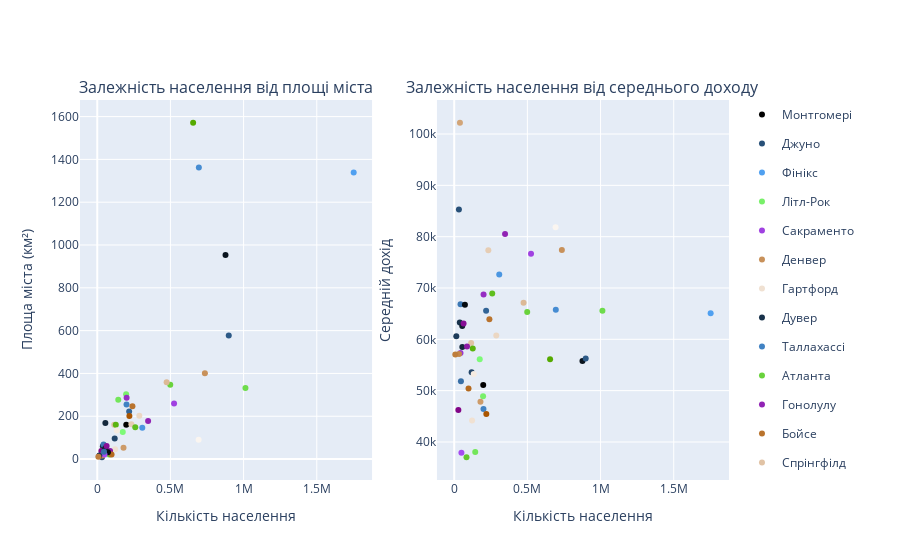

Source (notebook cell):
### Code cell
# Помістив графіки на один малюнок

# вибираємо міста для легенди
cities = data['Столиця'].unique()

# створюємо словник з кольорами для кожного міста
color_map = {city: f"rgb({i * 40 % 255}, {i * 80 % 255}, {i * 120 % 255})" for i, city in enumerate(cities)}

fig = make_subplots(rows=1, cols=2, subplot_titles=('Залежність населення від площі міста', 'Залежність населення від середнього доходу'))
fig.update_xaxes(title_text='Кількість населення', row=1, col=1)
fig.update_yaxes(title_text='Площа міста (км²)', row=1, col=1)
fig.update_xaxes(title_text='Кількість населення', row=1, col=2)
fig.update_yaxes(title_text='Середній дохід', row=1, col=2)

# Додаємо графік для площі території
for i, city in enumerate(cities):
    fig.add_trace(
        go.Scatter(
            x=data.loc[data['Столиця']==city, 'Населення'],
            y=data.loc[data['Столиця']==city, 'Площа території км.кв.'],
            mode='markers',
            name=city,
            marker_color=color_map[city],
            legendgroup=city,
            showlegend=True,
        ),
        row=1,
        col=1
    )

# Додаємо графік для середнього доходу
for i, city in enumerate(cities):
    fig.add_trace(
        go.Scatter(
            x=data.loc[data['Столиця']==city, 'Населення'],
            y=data.loc[data['Столиця']==city, 'Дохід на душу населення $ на рік'],
            mode='markers',
            name=city,
            marker_color=color_map[city],
            legendgroup=city,
            showlegend=False,
        ),
        row=1,
        col=2
    )

# Функція для легенди, щоб при натисканні були зміни на обох графіках
def update_visibility(trace, visible):
    for i in range(len(fig['data'])):
        if trace['legendgroup'] == fig['data'][i]['legendgroup']:
            fig['data'][i]['visible'] = visible

for i in range(len(fig['data'])):
    fig.data[i].on_click(update_visibility)

fig.show()

### Figure 1 — Plotly figure (JSON) as saved in the notebook; plotly's stock layout.template omitted (floating-point values rounded to 4 significant figures)
{"data": [{"legendgroup": "Монтгомері", "marker": {"color": "rgb(0, 0, 0)"}, "mode": "markers", "name": "Монтгомері", "showlegend": true, "type": "scatter", "x": [198218], "xaxis": "x", "y": [160.4], "yaxis": "y"}, {"legendgroup": "Джуно", "marker": {"color": "rgb(40, 80, 120)"}, "mode": "markers", "name": "Джуно", "showlegend": true, "type": "scatter", "x": [32113], "xaxis": "x", "y": [8.43], "yaxis": "y"}, {"legendgroup": "Фінікс", "marker": {"color": "rgb(80, 160, 240)"}, "mode": "markers", "name": "Фінікс", "showlegend": true, "type": "scatter", "x": [1752316], "xaxis": "x", "y": [1338.0], "yaxis": "y"}, {"legendgroup": "Літл-Рок", "marker": {"color": "rgb(120, 240, 105)"}, "mode": "markers", "name": "Літл-Рок", "showlegend": true, "type": "scatter", "x": [197312], "xaxis": "x", "y": [303.3], "yaxis": "y"}, {"legendgroup": "Сакраменто", "marker": {"color": "rgb(160, 65, 225)"}, "mode": "markers", "name": "Сакраменто", "showlegend": true, "type": "scatter", "x": [524943], "xaxis": "x", "y": [259.3], "yaxis": "y"}, {"legendgroup": "Денвер", "marker": {"color": "rgb(200, 145, 90)"}, "mode": "markers", "name": "Денвер", "showlegend": true, "type": "scatter", "x": [735538], "xaxis": "x", "y": [401.3], "yaxis": "y"}, {"legendgroup": "Гартфорд", "marker": {"color": "rgb(240, 225, 210)"}, "mode": "markers", "name": "Гартфорд", "showlegend": true, "type": "scatter", "x": [122105], "xaxis": "x", "y": [46.25], "yaxis": "y"}, {"legendgroup": "Дувер", "marker": {"color": "rgb(25, 50, 75)"}, "mode": "markers", "name": "Дувер", "showlegend": true, "type": "scatter", "x": [38142], "xaxis": "x", "y": [60.03], "yaxis": "y"}, {"legendgroup": "Таллахассі", "marker": {"color": "rgb(65, 130, 195)"}, "mode": "markers", "name": "Таллахассі", "showlegend": true, "type": "scatter", "x": [199926], "xaxis": "x", "y": [254.5], "yaxis": "y"}, {"legendgroup": "Атланта", "marker": {"color": "rgb(105, 210, 60)"}, "mode": "markers", "name": "Атланта", "showlegend": true, "type": "scatter", "x": [498715], "xaxis": "x", "y": [347.1], "yaxis": "y"}, {"legendgroup": "Гонолулу", "marker": {"color": "rgb(145, 35, 180)"}, "mode": "markers", "name": "Гонолулу", "showlegend": true, "type": "scatter", "x": [347397], "xaxis": "x", "y": [177.2], "yaxis": "y"}, {"legendgroup": "Бойсе", "marker": {"color": "rgb(185, 115, 45)"}, "mode": "markers", "name": "Бойсе", "showlegend": true, "type": "scatter", "x": [240380], "xaxis": "x", "y": [247.1], "yaxis": "y"}, {"legendgroup": "Спрінгфілд", "marker": {"color": "rgb(225, 195, 165)"}, "mode": "markers", "name": "Спрінгфілд", "showlegend": true, "type": "scatter", "x": [115715], "xaxis": "x", "y": [160.0], "yaxis": "y"}, {"legendgroup": "Індіанаполіс", "marker": {"color": "rgb(10, 20, 30)"}, "mode": "markers", "name": "Індіанаполіс", "showlegend": true, "type": "scatter", "x": [876384], "xaxis": "x", "y": [953.2], "yaxis": "y"}, {"legendgroup": "Де-Мойн", "marker": {"color": "rgb(50, 100, 150)"}, "mode": "markers", "name": "Де-Мойн", "showlegend": true, "type": "scatter", "x": [217891], "xaxis": "x", "y": [222.4], "yaxis": "y"}, {"legendgroup": "Топіка", "marker": {"color": "rgb(90, 180, 15)"}, "mode": "markers", "name": "Топіка", "showlegend": true, "type": "scatter", "x": [126587], "xaxis": "x", "y": [159.8], "yaxis": "y"}, {"legendgroup": "Франкфорт", "marker": {"color": "rgb(130, 5, 135)"}, "mode": "markers", "name": "Франкфорт", "showlegend": true, "type": "scatter", "x": [28283], "xaxis": "x", "y": [37.31], "yaxis": "y"}, {"legendgroup": "Батон-Руж", "marker": {"color": "rgb(170, 85, 0)"}, "mode": "markers", "name": "Батон-Руж", "showlegend": true, "type": "scatter", "x": [219531], "xaxis": "x", "y": [200.9], "yaxis": "y"}, {"legendgroup": "Аннаполіс", "marker": {"color": "rgb(210, 165, 120)"}, "mode": "markers", "name": "Аннаполіс", "showlegend": true, "type": "scatter", "x": [39139], "xaxis": "x", "y": [19.12], "yaxis": "y"}, {"legendgroup": "Бостон", "marker": {"color": "rgb(250, 245, 240)"}, "mode": "markers", "name": "Бостон", "showlegend": true, "type": "scatter", "x": [692600], "xaxis": "x", "y": [89.63], "yaxis": "y"}, {"legendgroup": "Лансінг", "marker": {"color": "rgb(35, 70, 105)"}, "mode": "markers", "name": "Лансінг", "showlegend": true, "type": "scatter", "x": [119128], "xaxis": "x", "y": [95.68], "yaxis": "y"}, {"legendgroup": "Сент-Пол", "marker": {"color": "rgb(75, 150, 225)"}, "mode": "markers", "name": "Сент-Пол", "showlegend": true, "type": "scatter", "x": [307695], "xaxis": "x", "y": [146.0], "yaxis": "y"}, {"legendgroup": "Джексон", "marker": {"color": "rgb(115, 230, 90)"}, "mode": "markers", "name": "Джексон", "showlegend": true, "type": "scatter", "x": [143617], "xaxis": "x", "y": [276.7], "yaxis": "y"}, {"legendgroup": "Джефферсон-Сіті", "marker": {"color": "rgb(155, 55, 210)"}, "mode": "markers", "name": "Джефферсон-Сіті", "showlegend": true, "type": "scatter", "x": [43079], "xaxis": "x", "y": [27.28], "yaxis": "y"}, {"legendgroup": "Гелена", "marker": {"color": "rgb(195, 135, 75)"}, "mode": "markers", "name": "Гелена", "showlegend": true, "type": "scatter", "x": [33188], "xaxis": "x", "y": [16.47], "yaxis": "y"}, {"legendgroup": "Лінкольн", "marker": {"color": "rgb(235, 215, 195)"}, "mode": "markers", "name": "Лінкольн", "showlegend": true, "type": "scatter", "x": [287401], "xaxis": "x", "y": [202.7], "yaxis": "y"}, {"legendgroup": "Карсон-Сіті", "marker": {"color": "rgb(20, 40, 60)"}, "mode": "markers", "name": "Карсон-Сіті", "showlegend": true, "type": "scatter", "x": [55414], "xaxis": "x", "y": [168.7], "yaxis": "y"}, {"legendgroup": "Конкорд", "marker": {"color": "rgb(60, 120, 180)"}, "mode": "markers", "name": "Конкорд", "showlegend": true, "type": "scatter", "x": [43167], "xaxis": "x", "y": [67.53], "yaxis": "y"}, {"legendgroup": "Трентон", "marker": {"color": "rgb(100, 200, 45)"}, "mode": "markers", "name": "Трентон", "showlegend": true, "type": "scatter", "x": [83974], "xaxis": "x", "y": [21.15], "yaxis": "y"}, {"legendgroup": "Санта-Фе", "marker": {"color": "rgb(140, 25, 165)"}, "mode": "markers", "name": "Санта-Фе", "showlegend": true, "type": "scatter", "x": [87521], "xaxis": "x", "y": [37.97], "yaxis": "y"}, {"legendgroup": "Албані", "marker": {"color": "rgb(180, 105, 30)"}, "mode": "markers", "name": "Албані", "showlegend": true, "type": "scatter", "x": [97856], "xaxis": "x", "y": [21.86], "yaxis": "y"}, {"legendgroup": "Ролі", "marker": {"color": "rgb(220, 185, 150)"}, "mode": "markers", "name": "Ролі", "showlegend": true, "type": "scatter", "x": [474069], "xaxis": "x", "y": [359.4], "yaxis": "y"}, {"legendgroup": "Бісмарк", "marker": {"color": "rgb(5, 10, 15)"}, "mode": "markers", "name": "Бісмарк", "showlegend": true, "type": "scatter", "x": [73112], "xaxis": "x", "y": [31.22], "yaxis": "y"}, {"legendgroup": "Колумбус", "marker": {"color": "rgb(45, 90, 135)"}, "mode": "markers", "name": "Колумбус", "showlegend": true, "type": "scatter", "x": [898553], "xaxis": "x", "y": [577.0], "yaxis": "y"}, {"legendgroup": "Оклахома-Сіті", "marker": {"color": "rgb(85, 170, 0)"}, "mode": "markers", "name": "Оклахома-Сіті", "showlegend": true, "type": "scatter", "x": [655057], "xaxis": "x", "y": [1571.0], "yaxis": "y"}, {"legendgroup": "Сейлем", "marker": {"color": "rgb(125, 250, 120)"}, "mode": "markers", "name": "Сейлем", "showlegend": true, "type": "scatter", "x": [174365], "xaxis": "x", "y": [126.0], "yaxis": "y"}, {"legendgroup": "Гаррісбург", "marker": {"color": "rgb(165, 75, 240)"}, "mode": "markers", "name": "Гаррісбург", "showlegend": true, "type": "scatter", "x": [49229], "xaxis": "x", "y": [21.76], "yaxis": "y"}, {"legendgroup": "Провіденс", "marker": {"color": "rgb(205, 155, 105)"}, "mode": "markers", "name": "Провіденс", "showlegend": true, "type": "scatter", "x": [179335], "xaxis": "x", "y": [53.13], "yaxis": "y"}, {"legendgroup": "Колумбія", "marker": {"color": "rgb(245, 235, 225)"}, "mode": "markers", "name": "Колумбія", "showlegend": true, "type": "scatter", "x": [133273], "xaxis": "x", "y": [133.1], "yaxis": "y"}, {"legendgroup": "П'єр", "marker": {"color": "rgb(30, 60, 90)"}, "mode": "markers", "name": "П'єр", "showlegend": true, "type": "scatter", "x": [14177], "xaxis": "x", "y": [17.07], "yaxis": "y"}, {"legendgroup": "Нешвілл", "marker": {"color": "rgb(70, 140, 210)"}, "mode": "markers", "name": "Нешвілл", "showlegend": true, "type": "scatter", "x": [694144], "xaxis": "x", "y": [1362.0], "yaxis": "y"}, {"legendgroup": "Остін", "marker": {"color": "rgb(110, 220, 75)"}, "mode": "markers", "name": "Остін", "showlegend": true, "type": "scatter", "x": [1012695], "xaxis": "x", "y": [332.2], "yaxis": "y"}, {"legendgroup": "Солт-Лейк-Сіті", "marker": {"color": "rgb(150, 45, 195)"}, "mode": "markers", "name": "Солт-Лейк-Сіті", "showlegend": true, "type": "scatter", "x": [200567], "xaxis": "x", "y": [285.9], "yaxis": "y"}, {"legendgroup": "Монтпельєр", "marker": {"color": "rgb(190, 125, 60)"}, "mode": "markers", "name": "Монтпельєр", "showlegend": true, "type": "scatter", "x": [7436], "xaxis": "x", "y": [10.33], "yaxis": "y"}, {"legendgroup": "Річмонд", "marker": {"color": "rgb(230, 205, 180)"}, "mode": "markers", "name": "Річмонд", "showlegend": true, "type": "scatter", "x": [233170], "xaxis": "x", "y": [162.1], "yaxis": "y"}, {"legendgroup": "Олімпія", "marker": {"color": "rgb(15, 30, 45)"}, "mode": "markers", "name": "Олімпія", "showlegend": true, "type": "scatter", "x": [54905], "xaxis": "x", "y": [50.67], "yaxis": "y"}, {"legendgroup": "Чарлстон", "marker": {"color": "rgb(55, 110, 165)"}, "mode": "markers", "name": "Чарлстон", "showlegend": true, "type": "scatter", "x": [45879], "xaxis": "x", "y": [33.87], "yaxis": "y"}, {"legendgroup": "Медісон", "marker": {"color": "rgb(95, 190, 30)"}, "mode": "markers", "name": "Медісон", "showlegend": true, "type": "scatter", "x": [259680], "xaxis": "x", "y": [148.6], "yaxis": "y"}, {"legendgroup": "Шайєнн", "marker": {"color": "rgb(135, 15, 150)"}, "mode": "markers", "name": "Шайєнн", "showlegend": true, "type": "scatter", "x": [64019], "xaxis": "x", "y": [61.56], "yaxis": "y"}, {"legendgroup": "Монтгомері", "marker": {"color": "rgb(0, 0, 0)"}, "mode": "markers", "name": "Монтгомері", "showlegend": false, "type": "scatter", "x": [198218], "xaxis": "x2", "y": [51113], "yaxis": "y2"}, {"legendgroup": "Джуно", "marker": {"color": "rgb(40, 80, 120)"}, "mode": "markers", "name": "Джуно", "showlegend": false, "type": "scatter", "x": [32113], "xaxis": "x2", "y": [85296], "yaxis": "y2"}, {"legendgroup": "Фінікс", "marker": {"color": "rgb(80, 160, 240)"}, "mode": "markers", "name": "Фінікс", "showlegend": false, "type": "scatter", "x": [1752316], "xaxis": "x2", "y": [65057], "yaxis": "y2"}, {"legendgroup": "Літл-Рок", "marker": {"color": "rgb(120, 240, 105)"}, "mode": "markers", "name": "Літл-Рок", "showlegend": false, "type": "scatter", "x": [197312], "xaxis": "x2", "y": [48892], "yaxis": "y2"}, {"legendgroup": "Сакраменто", "marker": {"color": "rgb(160, 65, 225)"}, "mode": "markers", "name": "Сакраменто", "showlegend": false, "type": "scatter", "x": [524943], "xaxis": "x2", "y": [76662], "yaxis": "y2"}, {"legendgroup": "Денвер", "marker": {"color": "rgb(200, 145, 90)"}, "mode": "markers", "name": "Денвер", "showlegend": false, "type": "scatter", "x": [735538], "xaxis": "x2", "y": [77398], "yaxis": "y2"}, {"legendgroup": "Гартфорд", "marker": {"color": "rgb(240, 225, 210)"}, "mode": "markers", "name": "Гартфорд", "showlegend": false, "type": "scatter", "x": [122105], "xaxis": "x2", "y": [44162], "yaxis": "y2"}, {"legendgroup": "Дувер", "marker": {"color": "rgb(25, 50, 75)"}, "mode": "markers", "name": "Дувер", "showlegend": false, "type": "scatter", "x": [38142], "xaxis": "x2", "y": [63273], "yaxis": "y2"}, {"legendgroup": "Таллахассі", "marker": {"color": "rgb(65, 130, 195)"}, "mode": "markers", "name": "Таллахассі", "showlegend": false, "type": "scatter", "x": [199926], "xaxis": "x2", "y": [46411], "yaxis": "y2"}, {"legendgroup": "Атланта", "marker": {"color": "rgb(105, 210, 60)"}, "mode": "markers", "name": "Атланта", "showlegend": false, "type": "scatter", "x": [498715], "xaxis": "x2", "y": [65345], "yaxis": "y2"}, {"legendgroup": "Гонолулу", "marker": {"color": "rgb(145, 35, 180)"}, "mode": "markers", "name": "Гонолулу", "showlegend": false, "type": "scatter", "x": [347397], "xaxis": "x2", "y": [80513], "yaxis": "y2"}, {"legendgroup": "Бойсе", "marker": {"color": "rgb(185, 115, 45)"}, "mode": "markers", "name": "Бойсе", "showlegend": false, "type": "scatter", "x": [240380], "xaxis": "x2", "y": [63918], "yaxis": "y2"}, {"legendgroup": "Спрінгфілд", "marker": {"color": "rgb(225, 195, 165)"}, "mode": "markers", "name": "Спрінгфілд", "showlegend": false, "type": "scatter", "x": [115715], "xaxis": "x2", "y": [59285], "yaxis": "y2"}, {"legendgroup": "Індіанаполіс", "marker": {"color": "rgb(10, 20, 30)"}, "mode": "markers", "name": "Індіанаполіс", "showlegend": false, "type": "scatter", "x": [876384], "xaxis": "x2", "y": [55752], "yaxis": "y2"}, {"legendgroup": "Де-Мойн", "marker": {"color": "rgb(50, 100, 150)"}, "mode": "markers", "name": "Де-Мойн", "showlegend": false, "type": "scatter", "x": [217891], "xaxis": "x2", "y": [65579], "yaxis": "y2"}, {"legendgroup": "Топіка", "marker": {"color": "rgb(90, 180, 15)"}, "mode": "markers", "name": "Топіка", "showlegend": false, "type": "scatter", "x": [126587], "xaxis": "x2", "y": [58197], "yaxis": "y2"}, {"legendgroup": "Франкфорт", "marker": {"color": "rgb(130, 5, 135)"}, "mode": "markers", "name": "Франкфорт", "showlegend": false, "type": "scatter", "x": [28283], "xaxis": "x2", "y": [46237], "yaxis": "y2"}, {"legendgroup": "Батон-Руж", "marker": {"color": "rgb(170, 85, 0)"}, "mode": "markers", "name": "Батон-Руж", "showlegend": false, "type": "scatter", "x": [219531], "xaxis": "x2", "y": [45426], "yaxis": "y2"}, {"legendgroup": "Аннаполіс", "marker": {"color": "rgb(210, 165, 120)"}, "mode": "markers", "name": "Аннаполіс", "showlegend": false, "type": "scatter", "x": [39139], "xaxis": "x2", "y": [102199], "yaxis": "y2"}, {"legendgroup": "Бостон", "marker": {"color": "rgb(250, 245, 240)"}, "mode": "markers", "name": "Бостон", "showlegend": false, "type": "scatter", "x": [692600], "xaxis": "x2", "y": [81827], "yaxis": "y2"}, {"legendgroup": "Лансінг", "marker": {"color": "rgb(35, 70, 105)"}, "mode": "markers", "name": "Лансінг", "showlegend": false, "type": "scatter", "x": [119128], "xaxis": "x2", "y": [53579], "yaxis": "y2"}, {"legendgroup": "Сент-Пол", "marker": {"color": "rgb(75, 150, 225)"}, "mode": "markers", "name": "Сент-Пол", "showlegend": false, "type": "scatter", "x": [307695], "xaxis": "x2", "y": [72629], "yaxis": "y2"}, {"legendgroup": "Джексон", "marker": {"color": "rgb(115, 230, 90)"}, "mode": "markers", "name": "Джексон", "showlegend": false, "type": "scatter", "x": [143617], "xaxis": "x2", "y": [38057], "yaxis": "y2"}, {"legendgroup": "Джефферсон-Сіті", "marker": {"color": "rgb(155, 55, 210)"}, "mode": "markers", "name": "Джефферсон-Сіті", "showlegend": false, "type": "scatter", "x": [43079], "xaxis": "x2", "y": [57348], "yaxis": "y2"}, {"legendgroup": "Гелена", "marker": {"color": "rgb(195, 135, 75)"}, "mode": "markers", "name": "Гелена", "showlegend": false, "type": "scatter", "x": [33188], "xaxis": "x2", "y": [57134], "yaxis": "y2"}, {"legendgroup": "Лінкольн", "marker": {"color": "rgb(235, 215, 195)"}, "mode": "markers", "name": "Лінкольн", "showlegend": false, "type": "scatter", "x": [287401], "xaxis": "x2", "y": [60753], "yaxis": "y2"}, {"legendgroup": "Карсон-Сіті", "marker": {"color": "rgb(20, 40, 60)"}, "mode": "markers", "name": "Карсон-Сіті", "showlegend": false, "type": "scatter", "x": [55414], "xaxis": "x2", "y": [58507], "yaxis": "y2"}, {"legendgroup": "Конкорд", "marker": {"color": "rgb(60, 120, 180)"}, "mode": "markers", "name": "Конкорд", "showlegend": false, "type": "scatter", "x": [43167], "xaxis": "x2", "y": [66825], "yaxis": "y2"}, {"legendgroup": "Трентон", "marker": {"color": "rgb(100, 200, 45)"}, "mode": "markers", "name": "Трентон", "showlegend": false, "type": "scatter", "x": [83974], "xaxis": "x2", "y": [37022], "yaxis": "y2"}, {"legendgroup": "Санта-Фе", "marker": {"color": "rgb(140, 25, 165)"}, "mode": "markers", "name": "Санта-Фе", "showlegend": false, "type": "scatter", "x": [87521], "xaxis": "x2", "y": [58618], "yaxis": "y2"}, {"legendgroup": "Албані", "marker": {"color": "rgb(180, 105, 30)"}, "mode": "markers", "name": "Албані", "showlegend": false, "type": "scatter", "x": [97856], "xaxis": "x2", "y": [50405], "yaxis": "y2"}, {"legendgroup": "Ролі", "marker": {"color": "rgb(220, 185, 150)"}, "mode": "markers", "name": "Ролі", "showlegend": false, "type": "scatter", "x": [474069], "xaxis": "x2", "y": [67146], "yaxis": "y2"}, {"legendgroup": "Бісмарк", "marker": {"color": "rgb(5, 10, 15)"}, "mode": "markers", "name": "Бісмарк", "showlegend": false, "type": "scatter", "x": [73112], "xaxis": "x2", "y": [66714], "yaxis": "y2"}, {"legendgroup": "Колумбус", "marker": {"color": "rgb(45, 90, 135)"}, "mode": "markers", "name": "Колумбус", "showlegend": false, "type": "scatter", "x": [898553], "xaxis": "x2", "y": [56273], "yaxis": "y2"}, {"legendgroup": "Оклахома-Сіті", "marker": {"color": "rgb(85, 170, 0)"}, "mode": "markers", "name": "Оклахома-Сіті", "showlegend": false, "type": "scatter", "x": [655057], "xaxis": "x2", "y": [56132], "yaxis": "y2"}, {"legendgroup": "Сейлем", "marker": {"color": "rgb(125, 250, 120)"}, "mode": "markers", "name": "Сейлем", "showlegend": false, "type": "scatter", "x": [174365], "xaxis": "x2", "y": [56137], "yaxis": "y2"}, {"legendgroup": "Гаррісбург", "marker": {"color": "rgb(165, 75, 240)"}, "mode": "markers", "name": "Гаррісбург", "showlegend": false, "type": "scatter", "x": [49229], "xaxis": "x2", "y": [37923], "yaxis": "y2"}, {"legendgroup": "Провіденс", "marker": {"color": "rgb(205, 155, 105)"}, "mode": "markers", "name": "Провіденс", "showlegend": false, "type": "scatter", "x": [179335], "xaxis": "x2", "y": [47825], "yaxis": "y2"}, {"legendgroup": "Колумбія", "marker": {"color": "rgb(245, 235, 225)"}, "mode": "markers", "name": "Колумбія", "showlegend": false, "type": "scatter", "x": [133273], "xaxis": "x2", "y": [53246], "yaxis": "y2"}, {"legendgroup": "П'єр", "marker": {"color": "rgb(30, 60, 90)"}, "mode": "markers", "name": "П'єр", "showlegend": false, "type": "scatter", "x": [14177], "xaxis": "x2", "y": [60615], "yaxis": "y2"}, {"legendgroup": "Нешвілл", "marker": {"color": "rgb(70, 140, 210)"}, "mode": "markers", "name": "Нешвілл", "showlegend": false, "type": "scatter", "x": [694144], "xaxis": "x2", "y": [65776], "yaxis": "y2"}, {"legendgroup": "Остін", "marker": {"color": "rgb(110, 220, 75)"}, "mode": "markers", "name": "Остін", "showlegend": false, "type": "scatter", "x": [1012695], "xaxis": "x2", "y": [65579], "yaxis": "y2"}, {"legendgroup": "Солт-Лейк-Сіті", "marker": {"color": "rgb(150, 45, 195)"}, "mode": "markers", "name": "Солт-Лейк-Сіті", "showlegend": false, "type": "scatter", "x": [200567], "xaxis": "x2", "y": [68743], "yaxis": "y2"}, {"legendgroup": "Монтпельєр", "marker": {"color": "rgb(190, 125, 60)"}, "mode": "markers", "name": "Монтпельєр", "showlegend": false, "type": "scatter", "x": [7436], "xaxis": "x2", "y": [57065], "yaxis": "y2"}, {"legendgroup": "Річмонд", "marker": {"color": "rgb(230, 205, 180)"}, "mode": "markers", "name": "Річмонд", "showlegend": false, "type": "scatter", "x": [233170], "xaxis": "x2", "y": [77378], "yaxis": "y2"}, {"legendgroup": "Олімпія", "marker": {"color": "rgb(15, 30, 45)"}, "mode": "markers", "name": "Олімпія", "showlegend": false, "type": "scatter", "x": [54905], "xaxis": "x2", "y": [62577], "yaxis": "y2"}, {"legendgroup": "Чарлстон", "marker": {"color": "rgb(55, 110, 165)"}, "mode": "markers", "name": "Чарлстон", "showlegend": false, "type": "scatter", "x": [45879], "xaxis": "x2", "y": [51809], "yaxis": "y2"}, {"legendgroup": "Медісон", "marker": {"color": "rgb(95, 190, 30)"}, "mode": "markers", "name": "Медісон", "showlegend": false, "type": "scatter", "x": [259680], "xaxis": "x2", "y": [68947], "yaxis": "y2"}, {"legendgroup": "Шайєнн", "marker": {"color": "rgb(135, 15, 150)"}, "mode": "markers", "name": "Шайєнн", "showlegend": false, "type": "scatter", "x": [64019], "xaxis": "x2", "y": [63094], "yaxis": "y2"}], "layout": {"annotations": [{"font": {"size": 16}, "showarrow": false, "text": "Залежність населення від площі міста", "x": 0.225, "xanchor": "center", "xref": "paper", "y": 1, "yanchor": "bottom", "yref": "paper"}, {"font": {"size": 16}, "showarrow": false, "text": "Залежність населення від середнього доходу", "x": 0.775, "xanchor": "center", "xref": "paper", "y": 1, "yanchor": "bottom", "yref": "paper"}], "xaxis": {"anchor": "y", "domain": [0, 0.45], "title": {"text": "Кількість населення"}}, "xaxis2": {"anchor": "y2", "domain": [0.55, 1], "title": {"text": "Кількість населення"}}, "yaxis": {"anchor": "x", "domain": [0, 1], "title": {"text": "Площа міста (км²)"}}, "yaxis2": {"anchor": "x2", "domain": [0, 1], "title": {"text": "Середній дохід"}}}}
